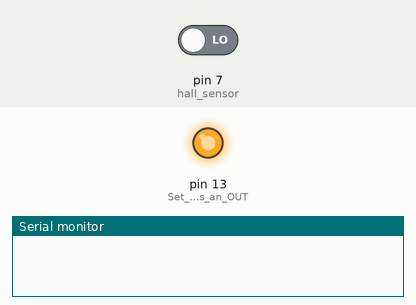
The sketch below on a simulated Arduino Uno, built with avr-gcc and run on an emulated ATmega328P. On the bench: output pins drawn as LEDs (lit = HIGH), the last lines printed to the serial monitor. The inputs (shaded band) are chosen by the test bench; at power-on: pin 7 (hall_sensor) LOW.

Above: at 1.2 s.
1.3 s: pin 7 (hall_sensor) driven HIGH
At 1.8 s:
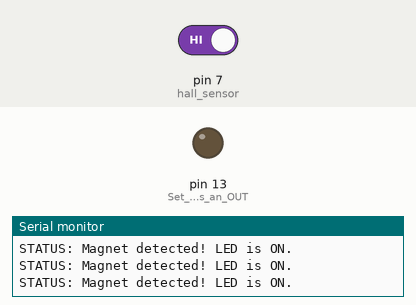
2.8 s: pin 7 (hall_sensor) driven LOW
At 3.1 s:
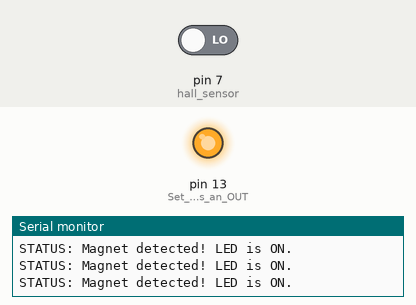
Timing chart, 0 to 5.8 s (numbered marks = the images above; inputs shaded):
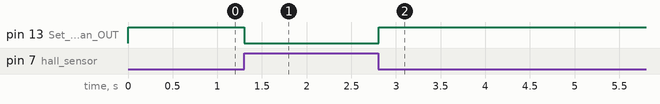

The sketch:

Hall_sensor_V1_detector.ino
```cpp
// Arduino sketch for Portenta H7 to control the built-in LED based on a Hall Sensor (DFRobot V1)

int hall_sensor = 7; // pin digital 7 de Arduino a sensor hall

void setup() {
  Serial.begin(9600); // Initialize Serial communication for debugging and monitoring

  pinMode(hall_sensor, INPUT);

  pinMode(LED_BUILTIN, OUTPUT); // Set the LED pin as an OUTPUT
  digitalWrite(LED_BUILTIN, HIGH); // Ensure LED starts off

}

void loop() {
  int sensorState = digitalRead(7);

  if (sensorState == HIGH) {
    // Action: Magnet detected!
    digitalWrite(LED_BUILTIN, LOW); // Turn the built-in LED ON
    Serial.println("STATUS: Magnet detected! LED is ON."); // We only print status changes when no magnet is present
  } else {
    // Action: No magnet detected.
    digitalWrite(LED_BUILTIN, HIGH);  // Turn the built-in LED OFF
  }

  delay(100); // A small delay to debounce the sensor and stabilize readings
}
```

Measured:
- after the input at 1.3 s, pin 13 (Set_the_LED_pin_as_an_OUT): HIGH → LOW at once
- after the input at 2.8 s, pin 13 (Set_the_LED_pin_as_an_OUT): LOW → HIGH at once
